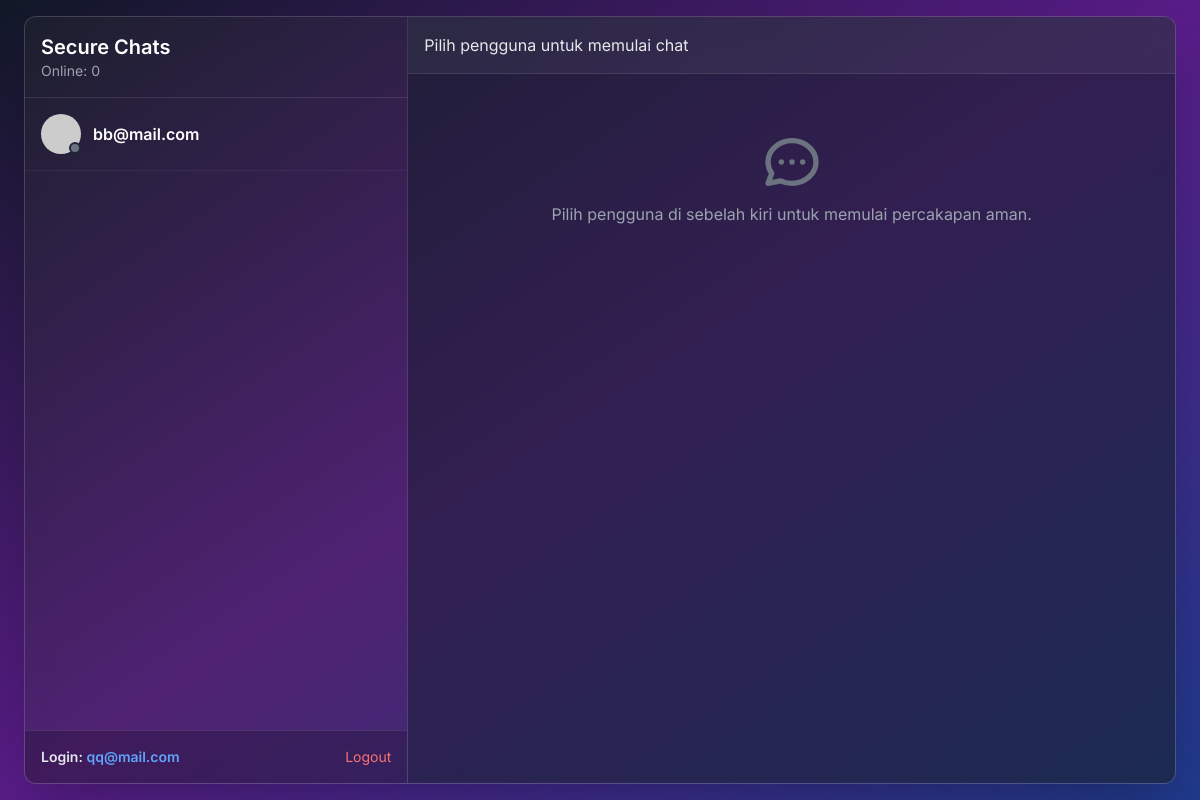
The app's page /chat/ (signed in), older data.
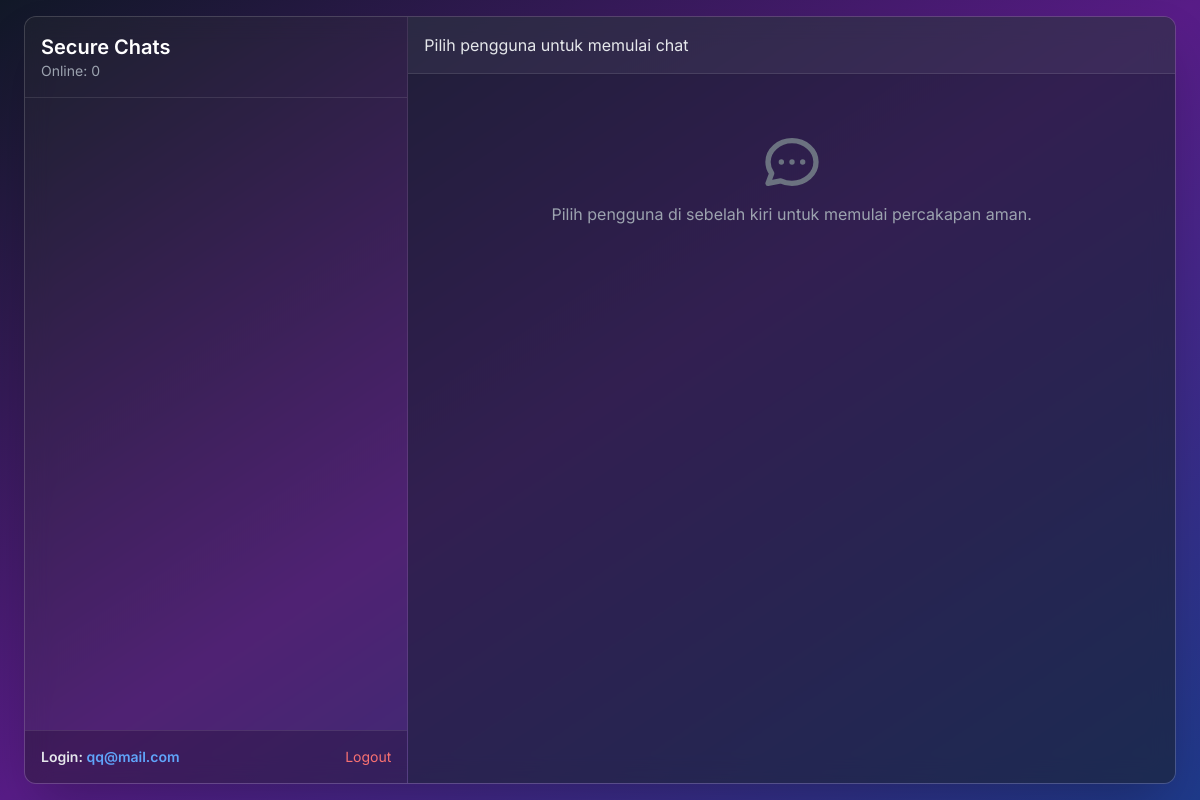
The same page, newer data.
### models.py (models this page shows, shortened)
class User(db.Model):
    id = db.Column(db.Integer, primary_key=True)
    username = db.Column(db.String(80), unique=True, nullable=False)
    password_hash = db.Column(db.String(120), nullable=False)
    _face_descriptors = db.Column(db.Text, nullable=True)
    @property
    def face_descriptors(self):
        """Mendekripsi JSON string dari face descriptors."""
        if self._face_descriptors:
            return decrypt_blowfish(self._face_descriptors)
        return None

### routes/chat.py (the view)
@chat_bp.route('/')
def chat_room():
    users = User.query.filter(User.id != session['user_id']).all()
    return render_template('chat.html', current_user=session['username'], users=users)

### routes/chat.py (called while the page is built)
@chat_bp.before_request
def require_login():
    if 'user_id' not in session:
        return redirect(url_for('auth.login'))

### templates/chat.html (shortened to what this page needs)
{% extends "base.html" %}
{% block content %}
<div class="flex h-screen overflow-hidden p-4">
    <div class="flex w-full h-full max-w-6xl mx-auto bg-black/20 backdrop-blur-md shadow-2xl rounded-xl border border-white/20 overflow-hidden">
        <div class="flex flex-col w-1/3 border-r border-white/10 bg-white/5">
            <div class="p-4 border-b border-white/10">
                <h2 class="text-xl font-semibold text-white">Secure Chats</h2>
                <p class="text-sm text-gray-400">Online: <span id="online-count">0</span></p>
                </div>
            <div id="user-list" class="flex-1 overflow-y-auto">
                {% for user in users %}
                <div id="user-{{ user.id }}" data-userid="{{ user.id }}" data-username="{{ user.username }}"
                     class="flex items-center p-4 cursor-pointer hover:bg-white/10 border-b border-white/5 transition-colors duration-150 user-item">
                    <div class="relative">
                        <span class="absolute bottom-0 right-0 block h-3 w-3 rounded-full bg-gray-500 border-2 border-gray-800 user-status-indicator"></span>
                        <img class="w-10 h-10 rounded-full" src="https://ui-avatars.com/api/?name={{ user.username }}&background=random&color=fff" alt="{{ user.username }}">
                    </div>
                    <div class="ml-3">
                        <p class="font-semibold text-white">{{ user.username }}</p>
                    </div>
                </div>
                {% endfor %}
            </div>
            <div class="p-4 bg-black/20 border-t border-white/10 flex justify-between items-center">
                <p class="font-semibold text-sm">Login: <span class="text-blue-400">{{ current_user }}</span></p>
                <a href="{{ url_for('auth.logout') }}" class="text-sm text-red-400 hover:text-red-300 hover:underline">Logout</a>
            </div>
        </div>
        <div class="flex flex-col w-2/3 bg-gray-800/50">
            <div class="p-4 border-b border-white/10 bg-white/5 shadow-sm">
                <h2 id="chat-with-username" class_name="text-xl font-semibold text-white">Pilih pengguna untuk memulai chat</h2>
            </div>
            <div id="message-box" class="flex-1 p-4 overflow-y-auto space-y-4">
                <div id="chat-placeholder" class="text-center text-gray-400 mt-10">
                    <p class="mt-2">Pilih pengguna di sebelah kiri untuk memulai percakapan aman.</p>
                </div>
            </div>
        </div>
    </div>
</div>
{% endblock %}

### templates/base.html (shortened to what this page needs)
<!DOCTYPE html>
<html lang="en">
<head>
    <script src="https://cdn.tailwindcss.com"></script>
</head>
<body class="bg-gradient-to-br from-gray-900 via-purple-900 to-blue-900 text-gray-200 h-screen overflow-hidden">
    {% block content %}{% endblock %}
</body>
</html>

### templates/base.html (style rules this page uses)
body { font-family: 'Inter', sans-serif; }

Row changes from the older to the newer data that the page shows:
removed User: username "bb@mail.com"
